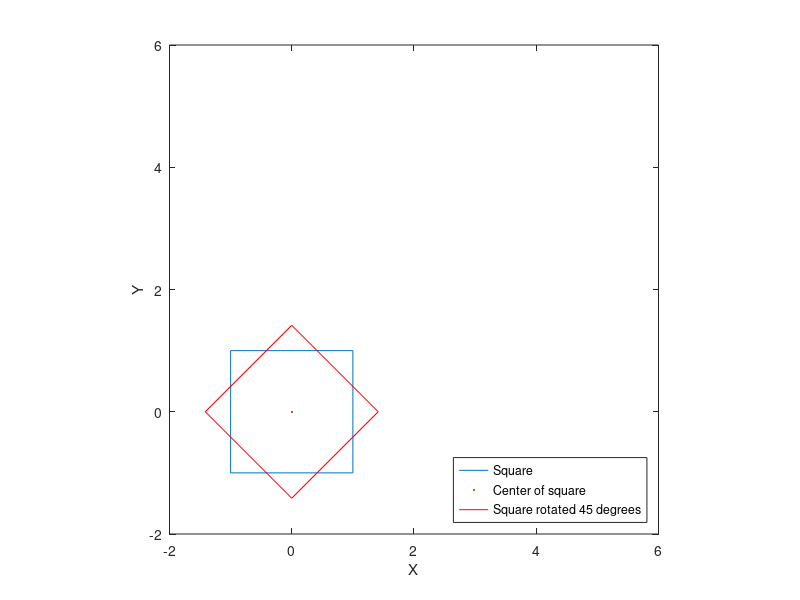
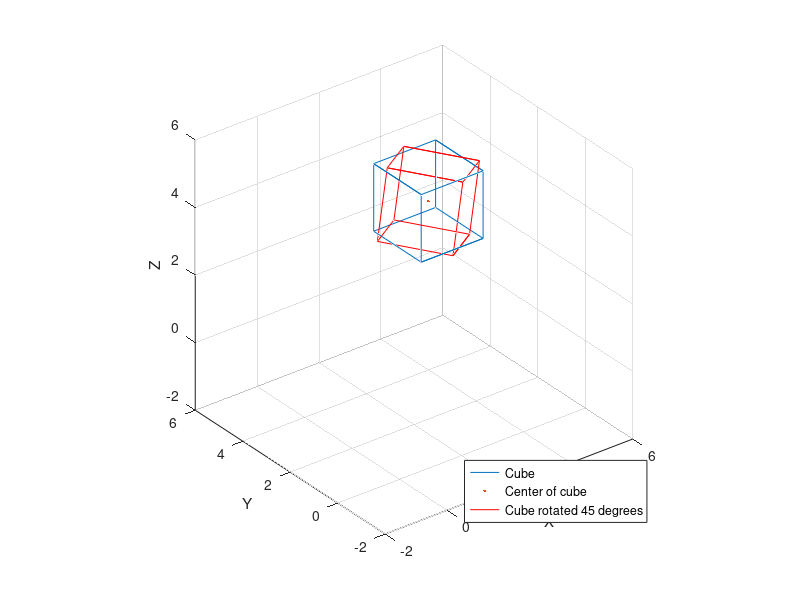

The MATLAB script that drew these images, in order:
% Exercise 1
clear;  clc;
% Define a 2-by-2 square centered at (xc,yc) = (4,4). Note that the
% position of the upper right corner of the square is dublicated to
% ensure that the square is closed when plotting it.
xc = 0;
yc = 0;
square = [ xc+1 xc+1 xc-1 xc-1 xc+1;
           yc+1 yc-1 yc-1 yc+1 yc+1];
figure(1)
plot(square(1,:),square(2,:),'-',xc,yc,'.')
legend('Square','Center of square','Location','SouthEast')
xlabel('X')
ylabel('Y')
axis([-2 6 -2 6])
axis equal

% Convert square to homogeneous coordinates
square_homo = [ square;
                ones(1,5) ];

% Step 1:
% Define a 3-by-3 transformation matrix (A) that rotates the square by 45
% degrees (counter-clockwise) around its center point (xc,yc).
         
theta = pi/4;
T1 = [ 1 0 xc;
       0 1 yc;
       0 0 1];
T2 = [ 1 0 -xc;
       0 1 -yc;
       0 0 1];
R = [cos(theta) -sin(theta) 0;
     sin(theta)  cos(theta) 0;
         0           0      1];

A = T1*R*T2;




square_homo_rotated = A*square_homo;
figure(1)
hold on
plot(square_homo_rotated(1,:),square_homo_rotated(2,:),'r-')
hold off
legend('Square','Center of square','Square rotated 45 degrees','Location','SouthEast')

%%%%%%%%%%%%%%%%%%%%%%%%%%%%%%%%%%%%%%%%%%%%%%%%%%%%%%%%
%%% Transformations in 3D
xc = 4;
yc = 4;
zc = 3;
cube = [ xc+1 xc+1 xc-1 xc-1 xc+1 xc+1 xc+1 xc-1 xc-1 xc+1 xc+1 xc+1 xc-1 xc-1 xc-1 xc-1;
           yc+1 yc-1 yc-1 yc+1 yc+1 yc+1 yc-1 yc-1 yc+1 yc+1 yc-1 yc-1 yc-1 yc-1 yc+1 yc+1;
           zc-1 zc-1 zc-1 zc-1 zc-1 zc+1 zc+1 zc+1 zc+1 zc+1 zc+1 zc-1 zc-1 zc+1 zc+1 zc-1];
fig = figure()
plot3(cube(1,:),cube(2,:),cube(3,:),'-',xc,yc,zc,'.')
legend('Cube','Center of cube','Location','SouthEast')
xlabel('X')
ylabel('Y')
zlabel('Z')
axis equal
axis([-2 6 -2 6 -2 6])
grid on

% Convert cube to homogeneous coordinates
cube_homo = [ cube;
                ones(1,size(cube,2)) ];
             
% A = ???

% Define the translation matrices first
T1 = [ 1 0 0 xc;
       0 1 0 yc;
       0 0 1 zc;
       0 0 0 1];
T2 = [ 1 0 0 -xc;
       0 1 0 -yc;
       0 0 1 -zc;
       0 0 0 1];
% z --> 70 degrees
theta = (70/180)*pi;
Rz = [cos(theta) -sin(theta) 0 0;
      sin(theta)  cos(theta) 0 0;
           0          0      1 0;
           0          0      0 1];

% y --> 45 degrees
phi = pi / 4;
Ry = [cos(phi) 0 sin(phi)  0;
         0     1    0      0;
     -sin(phi) 0 cos(phi)  0
         0     0    0      1];

% x --> 20 degrees
psi = (20/180)*pi;
Rx = [1    0         0      0;
      0 cos(psi) -sin(psi)  0;
      0 sin(psi)  cos(psi)  0;
      0    0         0      1];

A = (T1*Rz*T2) * (T1*Ry*T2) * (T1*Rx*T2);

cube_homo_rotated = A*cube_homo;
figure(fig)
hold on
plot3(cube_homo_rotated(1,:),cube_homo_rotated(2,:),cube_homo_rotated(3,:),'r-')
hold off
legend('Cube','Center of cube','Cube rotated 45 degrees','Location','SouthEast')